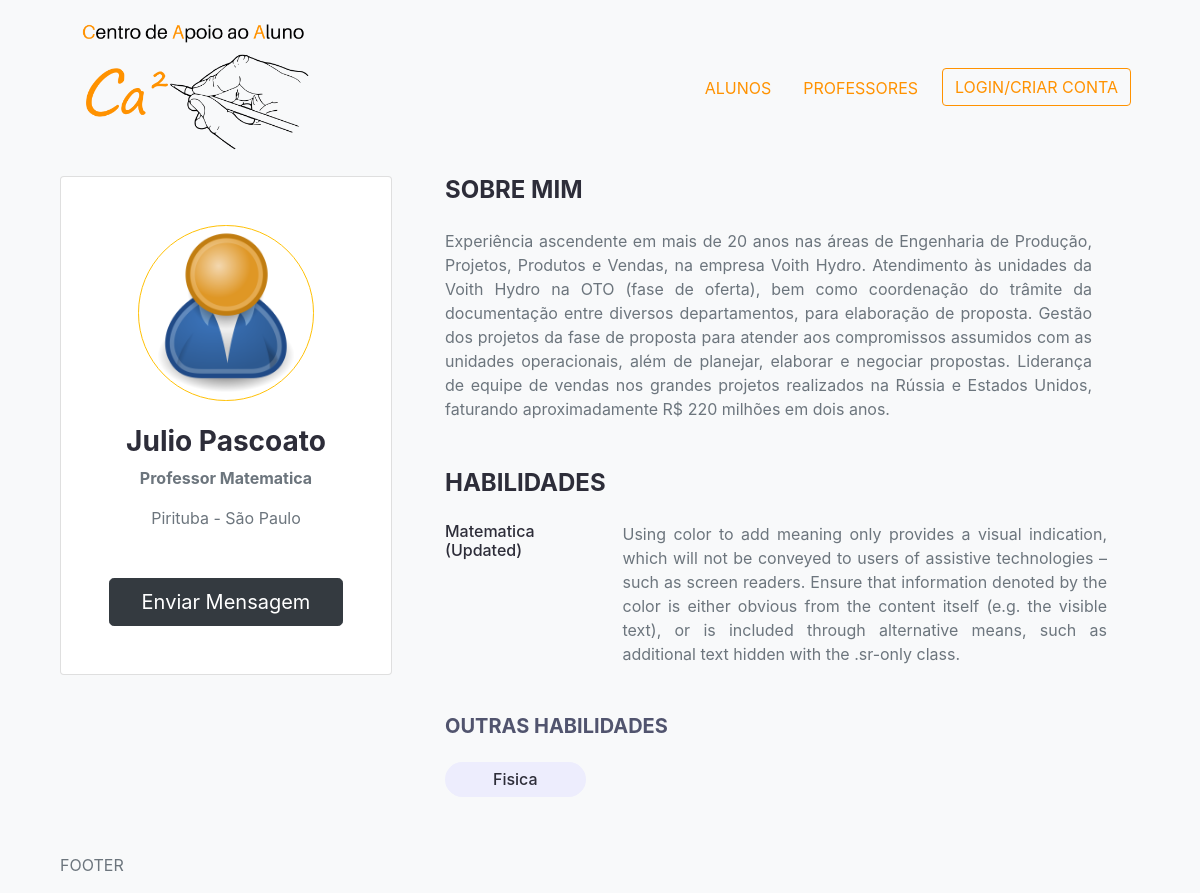
Page /professores/professor/2e6349008b174c4997bde620125126b0 on the committed database.
### professores/models.py (models this page shows, shortened)
class Professor(models.Model):
    user = models.OneToOneField(
        User, on_delete=models.CASCADE, null=True, blank=True)
    nome = models.CharField(max_length=200, blank=True, null=True)
    email = models.EmailField(max_length=200, blank=True, null=True)
    username = models.CharField(max_length=200, blank=True, null=True)
    localizacao = models.CharField(max_length=200, blank=True, null=True)
    introducao = models.CharField(max_length=200, blank=True, null=True)
    bio = models.TextField(blank=True, null=True)
    imagem_perfil = models.ImageField(
        null=True, blank=True, upload_to='professores/', default='professores/user-default.png')
    endereco = models.TextField(blank=True, null=True)
    telefone = models.CharField(max_length=200, blank=True, null=True)
    celular = models.CharField(max_length=200, blank=True, null=True)
    cpf = models.CharField(max_length=200, blank=True, null=True)
    rg = models.CharField(max_length=200, blank=True, null=True)
    pis = models.CharField(max_length=200, blank=True, null=True)
    data_nascimento = models.DateField(blank=True, null=True)
    dados_bancarios = models.TextField(blank=True, null=True)
    created = models.DateTimeField(auto_now_add=True)
    id = models.UUIDField(default=uuid.uuid4, unique=True,
                          primary_key=True, editable=False)

class Habilidade(models.Model):
    owner = models.ForeignKey(
        Professor, on_delete=models.CASCADE, null=True, blank=True)
    nome = models.CharField(max_length=200, blank=True, null=True)
    descricao = models.TextField(null=True, blank=True)
    created = models.DateTimeField(auto_now_add=True)
    id = models.UUIDField(default=uuid.uuid4, unique=True,
                          primary_key=True, editable=False)

### professores/views.py (the view)
# urls.py: path('professor/<str:pk>', views.professor, name="professor"),
def professor(request, pk):
    professor = Professor.objects.get(id=pk)
    topSkills = professor.habilidade_set.exclude(descricao__exact="")
    otherSkills = professor.habilidade_set.filter(descricao="")
    content = {
        'professor': professor,
        'topSkills': topSkills,
        'otherSkills': otherSkills,
    }
    return render(request, 'professores/profile.html', content)

### professores/templates/professores/profile.html
{% extends "main.html" %}
{% block content %}
<div class="container">
  <div class="row">
    <div class="col-md-12 col-lg-4 mb-5">
      <div class="card text-center mr-2">
        <div class="card-body p-5">
          <img class="rounded-circle border border-warning w-75" src="{{professor.imagem_perfil.url}}" />
          <h3 class="text-dark font-weight-bold mt-4">{{professor.nome}}</h3>
          <p class="font-weight-bolder">{{professor.introducao}}</p>
          <p class="mb-5">{{professor.localizacao}}</p>
          <input type="submit" class="btn btn-dark btn-block btn-lg" value="Enviar Mensagem">
        </div>
      </div>
    </div>
    <div class="col pr-5">
      <div class="container mb-5">
        <h4 class="text-uppercase mb-4 font-weight-bold text-dark">Sobre Mim</h4>
        <p class="text-justify"> {{professor.bio}}
        </p>
      </div>
      <div class="container pr-0">
        <h4 class="text-uppercase mb-4 font-weight-bold text-dark">Habilidades</h4>
        <div class="container px-0 mb-5">
          {% for skill in topSkills %}
          <div class="container px-0 mb-4 d-flex flex-column flex-md-row">
            <div class="w-25 mr-3">
              <h6 class="text-dark">{{skill.nome|title}}</h6>
            </div>
            <div class="w-75 text-justify">
              {{ skill.descricao}}
            </div>
          </div>
          {% endfor %}
          <h5 class="text-uppercase mb-4 mt-5 font-weight-bold singleClass__subtitle">Outras habilidades</h5>
          <div class="container pl-0">
            {% for skill in otherSkills %}
            <span class="rounded-pill d-inline-flex px-5 py-2 mr-2 mb-2 text-dark search-class">
              <h6 class="m-0">{{skill.nome|title}}</h6>
            </span>
            {% endfor %}
          </div>
        </div>
      </div>
    </div>
  </div>
  {% endblock content %}

### static/styles/main.css (style rules this page uses)
.text-dark { color: #2d2d39 !important; }
.search-class { background-color: #ededfd; }
.singleClass__subtitle { color: #51546e; }

### rows in the picture
Professor: imagem_perfil (placeholder picture), nome "Julio Pascoato", introducao "Professor Matematica", localizacao "Pirituba - São Paulo", bio "Experiência ascendente em mais de 20 anos nas áreas de Engenharia de Produção, Projetos, Produtos e Vendas, na empresa Voith Hydro. Atendimento às unidades da Voith Hydro na OTO (fase de oferta), bem como coordenação do trâmite da documentação entre diversos departamentos, para elaboração de proposta. Gestão dos projetos da fase de proposta para atender aos compromissos assumidos com as unidades operacionais, além de planejar, elaborar e negociar propostas. Liderança de equipe de vendas nos grandes projetos realizados na Rússia e Estados Unidos, faturando aproximadamente R$ 220 milhões em dois anos."
Habilidade: nome "Matematica (Updated)", descricao "Using color to add meaning only provides a visual indication, which will not be conveyed to users of assistive technologies – such as screen readers. Ensure that information denoted by the color is either obvious from the content itself (e.g. the visible text), or is included through alternative means, such as additional text hidden with the .sr-only class."
Habilidade: nome "Fisica"
